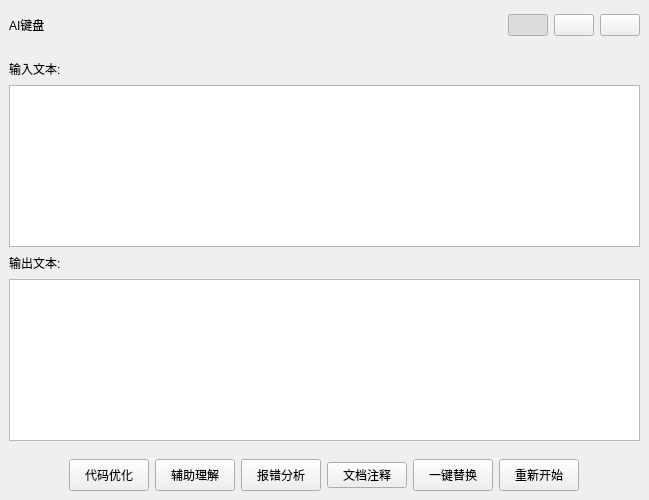
<?xml version="1.0" encoding="UTF-8"?>
<ui version="4.0">
 <class>FloatPanel</class>
 <widget class="QWidget" name="FloatPanel">
  <property name="geometry">
   <rect>
    <x>0</x>
    <y>0</y>
    <width>649</width>
    <height>500</height>
   </rect>
  </property>
  <property name="windowTitle">
   <string>Form</string>
  </property>
  <layout class="QVBoxLayout" name="verticalLayout" stretch="1,8,1">
   <property name="spacing">
    <number>0</number>
   </property>
   <property name="leftMargin">
    <number>0</number>
   </property>
   <property name="topMargin">
    <number>0</number>
   </property>
   <property name="rightMargin">
    <number>0</number>
   </property>
   <property name="bottomMargin">
    <number>0</number>
   </property>
   <item>
    <widget class="QWidget" name="widget" native="true">
     <property name="styleSheet">
      <string notr="true"/>
     </property>
     <layout class="QHBoxLayout" name="horizontalLayout_2">
      <item>
       <widget class="QLabel" name="label">
        <property name="text">
         <string>AI键盘</string>
        </property>
       </widget>
      </item>
      <item>
       <spacer name="horizontalSpacer">
        <property name="orientation">
         <enum>Qt::Orientation::Horizontal</enum>
        </property>
        <property name="sizeHint" stdset="0">
         <size>
          <width>387</width>
          <height>20</height>
         </size>
        </property>
       </spacer>
      </item>
      <item>
       <layout class="QHBoxLayout" name="horizontalLayout">
        <item>
         <widget class="QPushButton" name="top_btn">
          <property name="text">
           <string/>
          </property>
          <property name="icon">
           <iconset resource="../qss/source.qrc">
            <normaloff>:/svg/svg/top.svg</normaloff>
            <normalon>:/svg/svg/on_top.svg</normalon>:/svg/svg/top.svg</iconset>
          </property>
          <property name="iconSize">
           <size>
            <width>20</width>
            <height>20</height>
           </size>
          </property>
          <property name="checkable">
           <bool>true</bool>
          </property>
          <property name="checked">
           <bool>true</bool>
          </property>
          <property name="autoExclusive">
           <bool>false</bool>
          </property>
         </widget>
        </item>
        <item>
         <widget class="QPushButton" name="setting_btn">
          <property name="text">
           <string/>
          </property>
          <property name="icon">
           <iconset resource="../qss/source.qrc">
            <normaloff>:/svg/svg/setting.svg</normaloff>
            <normalon>:/svg/svg/on_setting.svg</normalon>:/svg/svg/setting.svg</iconset>
          </property>
          <property name="iconSize">
           <size>
            <width>20</width>
            <height>20</height>
           </size>
          </property>
          <property name="checkable">
           <bool>true</bool>
          </property>
          <property name="checked">
           <bool>false</bool>
          </property>
          <property name="autoExclusive">
           <bool>false</bool>
          </property>
         </widget>
        </item>
        <item>
         <widget class="QPushButton" name="cloase_btn">
          <property name="text">
           <string/>
          </property>
          <property name="icon">
           <iconset resource="../qss/source.qrc">
            <normaloff>:/svg/svg/close.svg</normaloff>
            <normalon>:/svg/svg/close.svg</normalon>:/svg/svg/close.svg</iconset>
          </property>
          <property name="iconSize">
           <size>
            <width>20</width>
            <height>20</height>
           </size>
          </property>
          <property name="checkable">
           <bool>true</bool>
          </property>
          <property name="autoExclusive">
           <bool>false</bool>
          </property>
         </widget>
        </item>
       </layout>
      </item>
     </layout>
    </widget>
   </item>
   <item>
    <widget class="QWidget" name="widget_2" native="true">
     <property name="sizePolicy">
      <sizepolicy hsizetype="Preferred" vsizetype="Preferred">
       <horstretch>0</horstretch>
       <verstretch>0</verstretch>
      </sizepolicy>
     </property>
     <property name="layoutDirection">
      <enum>Qt::LayoutDirection::LeftToRight</enum>
     </property>
     <layout class="QVBoxLayout" name="verticalLayout_5">
      <item>
       <layout class="QVBoxLayout" name="verticalLayout_4">
        <item>
         <layout class="QVBoxLayout" name="verticalLayout_2">
          <item>
           <layout class="QHBoxLayout" name="horizontalLayout_3">
            <item>
             <widget class="QLabel" name="label_2">
              <property name="sizePolicy">
               <sizepolicy hsizetype="Minimum" vsizetype="Preferred">
                <horstretch>0</horstretch>
                <verstretch>0</verstretch>
               </sizepolicy>
              </property>
              <property name="text">
               <string>输入文本:</string>
              </property>
             </widget>
            </item>
            <item>
             <spacer name="horizontalSpacer_2">
              <property name="orientation">
               <enum>Qt::Orientation::Horizontal</enum>
              </property>
              <property name="sizeHint" stdset="0">
               <size>
                <width>40</width>
                <height>20</height>
               </size>
              </property>
             </spacer>
            </item>
           </layout>
          </item>
          <item>
           <widget class="QTextEdit" name="input_edit">
            <property name="html">
             <string>&lt;!DOCTYPE HTML PUBLIC &quot;-//W3C//DTD HTML 4.0//EN&quot; &quot;http://www.w3.org/TR/REC-html40/strict.dtd&quot;&gt;
&lt;html&gt;&lt;head&gt;&lt;meta name=&quot;qrichtext&quot; content=&quot;1&quot; /&gt;&lt;meta charset=&quot;utf-8&quot; /&gt;&lt;style type=&quot;text/css&quot;&gt;
p, li { white-space: pre-wrap; }
hr { height: 1px; border-width: 0; }
li.unchecked::marker { content: &quot;\2610&quot;; }
li.checked::marker { content: &quot;\2612&quot;; }
&lt;/style&gt;&lt;/head&gt;&lt;body style=&quot; font-family:'Microsoft YaHei UI'; font-size:9pt; font-weight:400; font-style:normal;&quot;&gt;
&lt;p style=&quot;-qt-paragraph-type:empty; margin-top:0px; margin-bottom:0px; margin-left:0px; margin-right:0px; -qt-block-indent:0; text-indent:0px;&quot;&gt;&lt;br /&gt;&lt;/p&gt;&lt;/body&gt;&lt;/html&gt;</string>
            </property>
           </widget>
          </item>
         </layout>
        </item>
        <item>
         <layout class="QVBoxLayout" name="verticalLayout_3">
          <item>
           <layout class="QHBoxLayout" name="horizontalLayout_4">
            <item>
             <widget class="QLabel" name="label_3">
              <property name="text">
               <string>输出文本:</string>
              </property>
             </widget>
            </item>
            <item>
             <spacer name="horizontalSpacer_3">
              <property name="orientation">
               <enum>Qt::Orientation::Horizontal</enum>
              </property>
              <property name="sizeHint" stdset="0">
               <size>
                <width>40</width>
                <height>20</height>
               </size>
              </property>
             </spacer>
            </item>
           </layout>
          </item>
          <item>
           <widget class="QTextEdit" name="output_eidt"/>
          </item>
         </layout>
        </item>
       </layout>
      </item>
     </layout>
    </widget>
   </item>
   <item>
    <widget class="QWidget" name="widget_3" native="true">
     <property name="styleSheet">
      <string notr="true"/>
     </property>
     <layout class="QHBoxLayout" name="horizontalLayout_5">
      <item>
       <spacer name="horizontalSpacer_5">
        <property name="orientation">
         <enum>Qt::Orientation::Horizontal</enum>
        </property>
        <property name="sizeHint" stdset="0">
         <size>
          <width>92</width>
          <height>20</height>
         </size>
        </property>
       </spacer>
      </item>
      <item>
       <widget class="QPushButton" name="btn_c1">
        <property name="sizePolicy">
         <sizepolicy hsizetype="Minimum" vsizetype="Preferred">
          <horstretch>0</horstretch>
          <verstretch>0</verstretch>
         </sizepolicy>
        </property>
        <property name="text">
         <string>代码优化</string>
        </property>
       </widget>
      </item>
      <item>
       <widget class="QPushButton" name="btn_c2">
        <property name="sizePolicy">
         <sizepolicy hsizetype="Minimum" vsizetype="Preferred">
          <horstretch>0</horstretch>
          <verstretch>0</verstretch>
         </sizepolicy>
        </property>
        <property name="text">
         <string>辅助理解</string>
        </property>
       </widget>
      </item>
      <item>
       <widget class="QPushButton" name="btn_c3">
        <property name="sizePolicy">
         <sizepolicy hsizetype="Minimum" vsizetype="Preferred">
          <horstretch>0</horstretch>
          <verstretch>0</verstretch>
         </sizepolicy>
        </property>
        <property name="text">
         <string>报错分析</string>
        </property>
       </widget>
      </item>
      <item>
       <widget class="QPushButton" name="btn_c6">
        <property name="text">
         <string>文档注释</string>
        </property>
       </widget>
      </item>
      <item>
       <widget class="QPushButton" name="btn_c4">
        <property name="sizePolicy">
         <sizepolicy hsizetype="Minimum" vsizetype="Preferred">
          <horstretch>0</horstretch>
          <verstretch>0</verstretch>
         </sizepolicy>
        </property>
        <property name="text">
         <string>一键替换</string>
        </property>
       </widget>
      </item>
      <item>
       <widget class="QPushButton" name="btn_c5">
        <property name="sizePolicy">
         <sizepolicy hsizetype="Minimum" vsizetype="Preferred">
          <horstretch>0</horstretch>
          <verstretch>0</verstretch>
         </sizepolicy>
        </property>
        <property name="text">
         <string>重新开始</string>
        </property>
       </widget>
      </item>
      <item>
       <spacer name="horizontalSpacer_4">
        <property name="orientation">
         <enum>Qt::Orientation::Horizontal</enum>
        </property>
        <property name="sizeHint" stdset="0">
         <size>
          <width>92</width>
          <height>20</height>
         </size>
        </property>
       </spacer>
      </item>
     </layout>
    </widget>
   </item>
  </layout>
 </widget>
 <resources>
  <include location="../qss/source.qrc"/>
 </resources>
 <connections/>
</ui>
